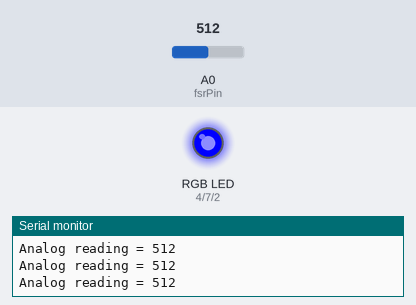
Recording of a sketch running on a simulated Arduino Uno, built with avr-gcc and run on an emulated ATmega328P. On the bench: an RGB LED mixed from three pins (HIGH = lit), the last lines printed to the serial monitor. Inputs (shaded band) come from the test bench; at power-on: A0 (fsrPin) = 512.

Above: at 1.2 s.
1.3 s: A0 (fsrPin) set to 490
At 2.4 s:
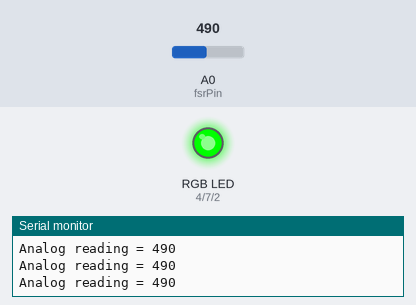
3.0 s: A0 (fsrPin) set to 109
4.5 s: A0 (fsrPin) set to 96
At 4.9 s:
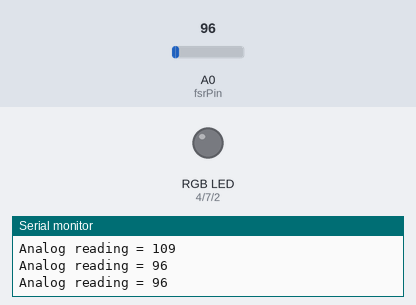
6.0 s: A0 (fsrPin) set to 910
At 7.2 s:
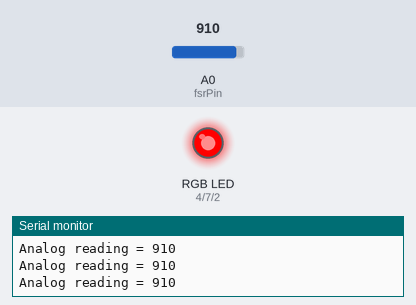
7.5 s: A0 (fsrPin) set to 886
At 8.5 s:
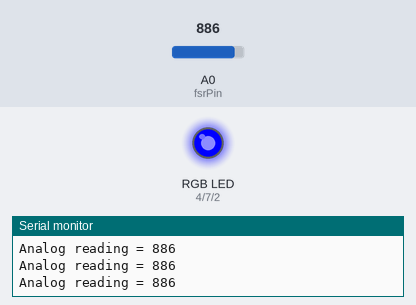
9.0 s: A0 (fsrPin) set to 1023
At 9.8 s:
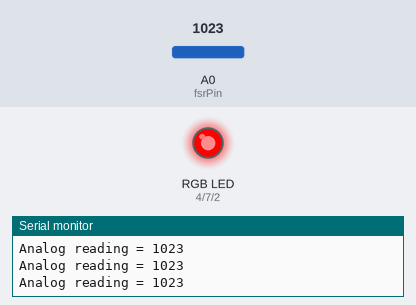
Timing chart, 0 to 11.5 s (numbered marks = the images above; inputs shaded):
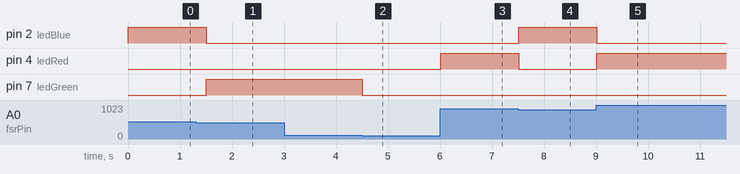

Measured:
- the behaviour switches between 501 and 500 on A0 (fsrPin) (found by bisection; images 0 and 1)
- the behaviour switches between 101 and 100 on A0 (fsrPin) (found by bisection; images 1 and 2)
- the behaviour switches between 901 and 900 on A0 (fsrPin) (found by bisection; images 3 and 4)
- after the input at 1.3 s, pin 2 (ledBlue): HIGH → LOW after 0.20 s; pin 7 (ledGreen): LOW → HIGH after 0.20 s
- after the input at 4.5 s, pin 7 (ledGreen): HIGH → LOW at once
- after the input at 6.0 s, pin 4 (ledRed): LOW → HIGH at once
- after the input at 7.5 s, pin 2 (ledBlue): LOW → HIGH at once; pin 4 (ledRed): HIGH → LOW at once
- after the input at 9.0 s, pin 2 (ledBlue): HIGH → LOW at once; pin 4 (ledRed): LOW → HIGH at once

The sketch:

FSRIndicadorRGB.ino
```cpp
//FSR Indicador RGB
	const int ledRed = 4; // Indicador Nivel Alto
    const int ledBlue = 2; // Indicador Nivel Medio
    const int ledGreen = 7; // Indicador Nivel Minimo
    int fsrPin = 0; // Nodo del divisor entre FSR y R:10K (pulldown are connected to A0)
    int fsrReading;

    void setup(void) {
       Serial.begin(9600);
       pinMode(ledRed, OUTPUT);
       pinMode(ledBlue, OUTPUT);
       pinMode(ledGreen, OUTPUT);
    }
    void loop(void) {
       fsrReading = analogRead(fsrPin);

       if (fsrReading <=100) {
          digitalWrite(ledRed, LOW);
          digitalWrite(ledGreen, LOW);
          digitalWrite(ledBlue, LOW);
       }
       if (fsrReading > 100 && fsrReading <= 500) {
          digitalWrite(ledRed, LOW);
          digitalWrite(ledGreen, HIGH);
          digitalWrite(ledBlue, LOW);
       }
       if (fsrReading > 500 && fsrReading <= 900) {
          digitalWrite(ledRed, LOW);
          digitalWrite(ledGreen, LOW);
          digitalWrite(ledBlue, HIGH);
       }
       if (fsrReading > 900) {
          digitalWrite(ledRed, HIGH);
          digitalWrite(ledGreen, LOW);
          digitalWrite(ledBlue, LOW);
       }
       Serial.print("Analog reading = ");
       Serial.println(fsrReading);
       delay(250);
    }
```
